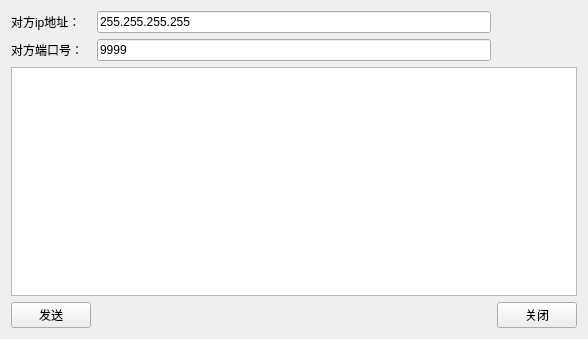
<?xml version="1.0" encoding="UTF-8"?>
<ui version="4.0">
 <class>Widget</class>
 <widget class="QWidget" name="Widget">
  <property name="geometry">
   <rect>
    <x>0</x>
    <y>0</y>
    <width>588</width>
    <height>339</height>
   </rect>
  </property>
  <property name="windowTitle">
   <string>Widget</string>
  </property>
  <layout class="QGridLayout" name="gridLayout">
   <item row="0" column="0">
    <widget class="QLabel" name="label">
     <property name="text">
      <string>对方ip地址：</string>
     </property>
    </widget>
   </item>
   <item row="0" column="1">
    <widget class="QLineEdit" name="lineEdit">
     <property name="text">
      <string>255.255.255.255</string>
     </property>
    </widget>
   </item>
   <item row="1" column="0">
    <widget class="QLabel" name="label_2">
     <property name="text">
      <string>对方端口号：</string>
     </property>
    </widget>
   </item>
   <item row="1" column="1">
    <widget class="QLineEdit" name="lineEdit_2">
     <property name="text">
      <string>9999</string>
     </property>
    </widget>
   </item>
   <item row="2" column="0" colspan="3">
    <widget class="QTextEdit" name="textEdit"/>
   </item>
   <item row="3" column="0">
    <widget class="QPushButton" name="sendButton">
     <property name="text">
      <string>发送</string>
     </property>
    </widget>
   </item>
   <item row="3" column="1">
    <spacer name="horizontalSpacer">
     <property name="orientation">
      <enum>Qt::Horizontal</enum>
     </property>
     <property name="sizeHint" stdset="0">
      <size>
       <width>405</width>
       <height>20</height>
      </size>
     </property>
    </spacer>
   </item>
   <item row="3" column="2">
    <widget class="QPushButton" name="closeButton">
     <property name="text">
      <string>关闭</string>
     </property>
    </widget>
   </item>
  </layout>
 </widget>
 <resources/>
 <connections/>
</ui>
